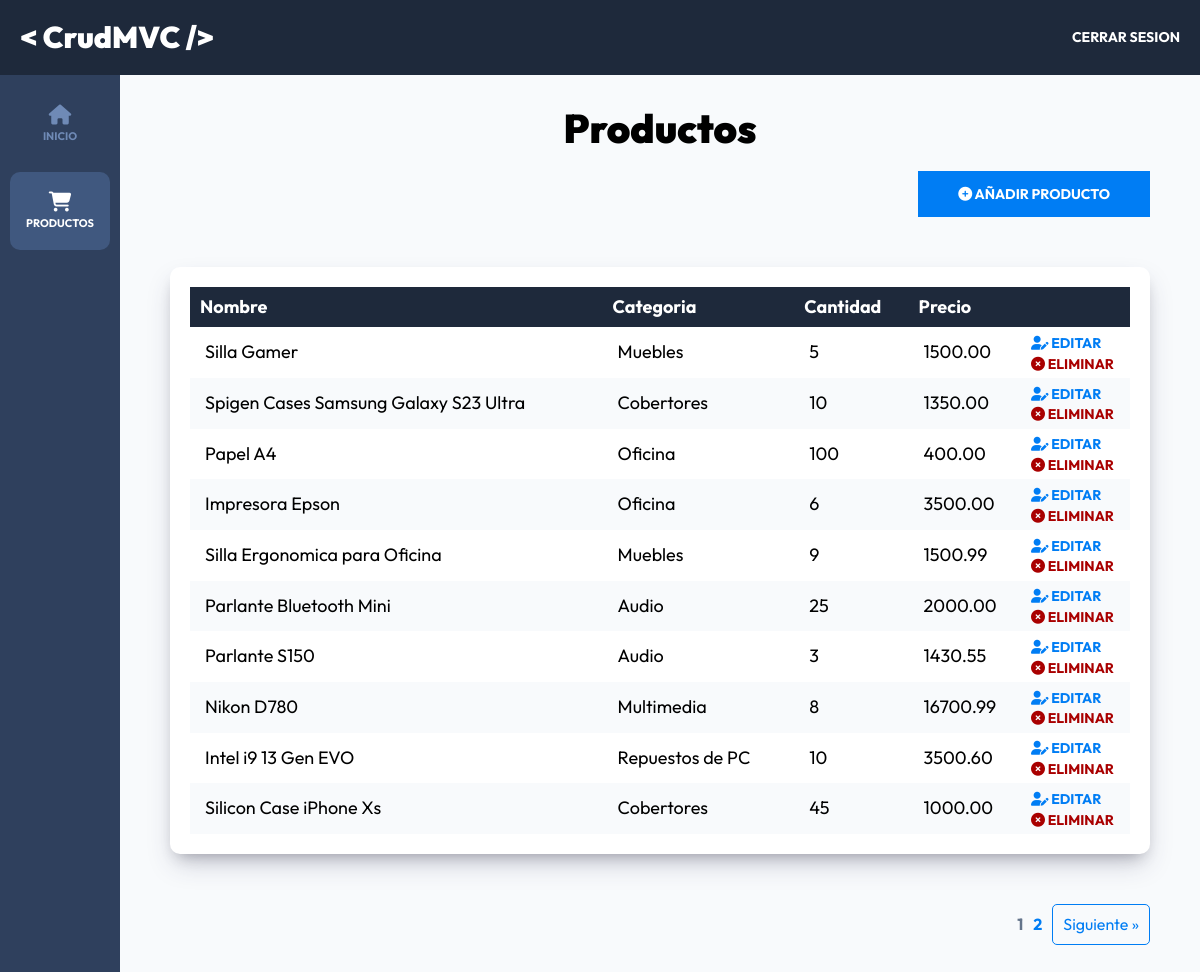
Screenshot of /admin/productos?page=1 (signed in) with the database file from the repository.
### tables this page shows
CREATE TABLE `productos` (
  `id` int(11) NOT NULL,
  `nombre` varchar(45) DEFAULT NULL,
  `categoria_id` int(11) NOT NULL,
  `cantidad` int(11) NOT NULL,
  `precio` decimal(9,2) NOT NULL
);

CREATE TABLE `categorias` (
  `id` int(11) NOT NULL,
  `nombre` varchar(45) DEFAULT NULL
);

### controllers/ProductosController.php (called while the page is built, shortened)
<?php
class ProductosController {
    public static function index(Router $router) {
        $resultado = $_GET['resultado'] ?? null;
        $pagina_actual = $_GET['page'];
        $pagina_actual = filter_var($pagina_actual, FILTER_VALIDATE_INT);
        $registros_por_pagina = 10;
        $total = Producto::total();
        $paginacion = new Paginacion($pagina_actual, $registros_por_pagina, $total);
        $productos = Producto::paginar($registros_por_pagina, $paginacion->offset());
        foreach($productos as $producto) {
            $producto->categoria = Categoria::find($producto->categoria_id);
        }
        $router->render('admin/productos/index', [
            'titulo' => 'Productos',
            'resultado' => $resultado,
            'productos' => $productos,
            'paginacion' => $paginacion->paginacion()
        ]);
    }
}

### public/index.php (called while the page is built, shortened)
<?php
$router = new Router();
$router->get('/', [AuthController::class, 'login']);
$router->post('/', [AuthController::class, 'login']);
$router->post('/logout', [AuthController::class, 'logout']);
$router->get('/registro', [AuthController::class, 'registro']);
$router->post('/registro', [AuthController::class, 'registro']);
$router->get('/olvide', [AuthController::class, 'olvide']);
$router->post('/olvide', [AuthController::class, 'olvide']);
$router->get('/reestablecer', [AuthController::class, 'reestablecer']);
$router->post('/reestablecer', [AuthController::class, 'reestablecer']);
$router->get('/mensaje', [AuthController::class, 'mensaje']);
$router->get('/confirmar-cuenta', [AuthController::class, 'confirmar']);
$router->get('/admin/dashboard', [DashboardController::class, 'index']);
$router->get('/admin/productos', [ProductosController::class, 'index']);
$router->get('/admin/productos/crear', [ProductosController::class, 'crear']);
$router->post('/admin/productos/crear', [ProductosController::class, 'crear']);
$router->get('/admin/productos/actualizar', [ProductosController::class, 'actualizar']);
$router->post('/admin/productos/actualizar', [ProductosController::class, 'actualizar']);
$router->post('/admin/productos/eliminar', [ProductosController::class, 'eliminar']);
$router->comprobarRutas();

### models/ActiveRecord.php (called while the page is built, shortened)
<?php
class ActiveRecord {
    protected static $db;
    protected static $tabla = '';
    public static function setDB($database) {
        self::$db = $database;
    }
    public static function consultarSQL($query) {
        $resultado = self::$db->query($query);
        $array = [];
        while($registro = $resultado->fetch_assoc()) {
            $array[] = static::crearObjeto($registro);
        }
        return $array;
    }
    protected static function crearObjeto($registro) {
        $objeto = new static;
        foreach($registro as $key => $value ) {
            if(property_exists( $objeto, $key  )) {
                $objeto->$key = $value;
            }
        }
        return $objeto;
    }
    public static function find($id) {
        $query = "SELECT * FROM " . static::$tabla  ." WHERE id = ${id}";
        $resultado = self::consultarSQL($query);
        return array_shift( $resultado ) ;
    }
    public static function paginar($por_pagina, $offset) {
        $query = "SELECT * FROM " . static::$tabla . " ORDER BY id DESC LIMIT ${por_pagina} OFFSET ${offset} " ;
        $resultado = self::consultarSQL($query);
        return $resultado;
    }
    public static function total() {
        $query = "SELECT COUNT(*) FROM " . static::$tabla;
        $resultado = self::$db->query($query);
        $total = $resultado->fetch_array();
        return array_shift($total);
    }
}

### includes/funciones.php (called while the page is built, shortened)
<?php
function pagina_actual($path) : bool {
    return str_contains($_SERVER['PATH_INFO'], $path ) ? true : false;
}

### views/admin/productos/index.php (the view, shortened to what this page needs)
<h1 class="text-center"><?php echo $titulo?></h1>
<div class="dashboard__contenedor-boton">
    <a class="dashboard__boton" href="/admin/productos/crear">
        <i class="fa-solid fa-circle-plus"></i>
        Añadir Producto
    </a>
</div>
<div class="dashboard__contenedor">
    <?php if(!empty($productos)) { ?>
        <table class="table">
            <thead class="table__thead">
                <tr>
                    <th scope="col" class="table__th">Nombre</th>
                    <th scope="col" class="table__th">Categoria</th>
                    <th scope="col" class="table__th">Cantidad</th>
                    <th scope="col" class="table__th">Precio</th>
                    <th scope="col" class="table__th"></th>
                </tr>
            </thead>
            <tbody class="table__tbody">
                <?php foreach ($productos as $producto) {?>
                    <tr class="table__tr">
                        <td class="table__td">
                            <?php echo $producto->nombre; ?>
                        </td>
                        <td class="table__td">
                            <?php echo $producto->categoria->nombre; ?>
                        </td>
                        <td class="table__td">
                            <?php echo $producto->cantidad; ?>
                        </td>
                        <td class="table__td">
                            <?php echo $producto->precio; ?>
                        </td>
                        <td>
                            <a class="table__accion table__accion--editar" href="/admin/productos/actualizar?id=<?php echo $producto->id; ?>">
                            <i class="fa-solid fa-user-pen"></i>
                                Editar
                            </a>
                            <form method="POST" action="/admin/productos/eliminar" class="table__formulario">
                                <button class="table__accion table__accion--eliminar" type="submit">
                                    <i class="fa-solid fa-circle-xmark"></i>
                                    Eliminar
                                </button>
                            </form>
                        </td>
                    </tr>
                <?php } ?>
            </tbody>
        </table>
    <?php } else { ?>
        <p class="text-center">Sin Registros</p>
    <?php }  ?>
</div>
<?php
    echo $paginacion;
?>

### classes/Paginacion.php (shortened to what this page needs)
<?php
class Paginacion {
    public $pagina_actual;
    public $registros_por_pagina;
    public $total_registros;
    public function __construct($pagina_actual = 1, $registros_por_pagina = 10, $total_registros = 0)
    {
        $this->pagina_actual = (int) $pagina_actual;
        $this->registros_por_pagina = (int) $registros_por_pagina;
        $this->total_registros = (int) $total_registros;
    }
    public function offset() {
        return $this->registros_por_pagina * ($this->pagina_actual - 1);
    }
    public function total_paginas() {
        $total = ceil($this->total_registros / $this->registros_por_pagina);
        $total == 0 ? $total = 1 : $total = $total;
        return $total;
    }
    public function pagina_siguiente() {
        $siguiente = $this->pagina_actual + 1;
        return ($siguiente <= $this->total_paginas()) ? $siguiente : false;
    }
    public function enlace_anterior() {
        $html = '';
        return $html;
    }
    public function enlace_siguiente() {
        $html = '';
        if($this->pagina_siguiente()) {
            $html .= "<a class=\"paginacion__enlace paginacion__enlace--texto\" href=\"?page={$this->pagina_siguiente()}\">Siguiente &raquo;</a>";
        }
        return $html;
    }
    public function numeros_paginas() {
        $html = '';
        for($i = 1; $i <= $this->total_paginas(); $i++) {
            if($i === $this->pagina_actual ) {
                $html .= "<span class=\"paginacion__enlace paginacion__enlace--actual \">{$i}</span>";
            } else {
                $html .= "<a class=\"paginacion__enlace paginacion__enlace--numero \" href=\"?page={$i}\">{$i}</a>";
            }
        }
        return $html;
    }
    public function paginacion() {
        $html = '';
        if($this->total_registros > 1) {
            $html .= '<div class="paginacion">';
            $html .= $this->enlace_anterior();
            $html .= $this->numeros_paginas();
            $html .= $this->enlace_siguiente();
            $html .= '</div>';
        }
        return $html;
    }
}

### Router.php (shortened to what this page needs)
<?php
class Router
{
    public array $getRoutes = [];
    public array $postRoutes = [];
    public function get($url, $fn)
    {
        $this->getRoutes[$url] = $fn;
    }
    public function post($url, $fn)
    {
        $this->postRoutes[$url] = $fn;
    }
    public function comprobarRutas()
    {
        $url_actual = $_SERVER['PATH_INFO'] ?? '/';
        $method = $_SERVER['REQUEST_METHOD'];
        if ($method === 'GET') {
            $fn = $this->getRoutes[$url_actual] ?? null;
        } else {
            $fn = $this->postRoutes[$url_actual] ?? null;
        }
        if ( $fn ) {
            call_user_func($fn, $this);
        } else {
            echo "Página No Encontrada o Ruta no válida";
        }
    }
    public function render($view, $datos = [])
    {
        include_once __DIR__ . "/views/$view.php";
        $contenido = ob_get_clean();
        $url_actual = $_SERVER['PATH_INFO'] ?? '/';
        if(str_contains($url_actual, '/admin')) {
            include_once __DIR__ . '/views/admin-layout.php';
        } else {
            include_once __DIR__ . '/views/layout.php';
        }
    }
}

### views/admin-layout.php (shortened to what this page needs)
<!DOCTYPE html>
<html lang="en">
<head>
    <link rel="stylesheet" href="https://cdnjs.cloudflare.com/ajax/libs/font-awesome/6.1.2/css/all.min.css" />
    <link rel="stylesheet" href="/build/css/app.css">
</head>
<body class="dashboard">
        <?php
            include_once __DIR__ .'/templates/admin-header.php';
        ?>
        <div class="dashboard__grid">
            <?php
                include_once __DIR__ .'/templates/admin-sidebar.php';
            ?>
            <main class="dashboard__contenido">
                <?php
                    echo $contenido;
                ?>
            </main>
        </div>
</body>
</html>

### views/templates/admin-header.php
<header class="dashboard__header">
    <div class="dashboard__header-grid">
        <a href="/">
            <h2 class="dashboard__logo">
                &#60; CrudMVC />
            </h2>
        </a>
        <nav class="dashboard__nav">
            <form method="POST" action="/logout" class="dashboard__form">
                <input type="submit" value="Cerrar Sesion" class="dashboard__submit--logout">
            </form>
        </nav>
    </div>
</header>

### views/templates/admin-sidebar.php
<aside class="dashboard__sidebar">
    <nav class="dashboard__menu">
        <a href="/admin/dashboard" class="dashboard__enlace <?php echo pagina_actual('/dashboard') ? 'dashboard__enlace--actual' : ''; ?>">
            <i class="fa-solid fa-house dashboard__icono"></i>
            <span class="dashboard__menu-texto">
                Inicio
            </span>
        </a>
        <a href="/admin/productos" class="dashboard__enlace <?php echo pagina_actual('/productos') ? 'dashboard__enlace--actual' : ''; ?>">
            <i class="fa-solid fa-cart-shopping dashboard__icono"></i>
            <span class="dashboard__menu-texto">
                Productos
            </span>
        </a>
    </nav>
</aside>

### public/build/css/app.css (style rules this page uses)
html { line-height: 1.15; -webkit-text-size-adjust: 100%; }
body { margin: 0; }
main { display: block; }
h1 { font-size: 2em; margin: 0.67em 0; }
a { background-color: transparent; }
button, input, optgroup, select, textarea { font-family: inherit; font-size: 100%; line-height: 1.15; margin: 0; }
button, input { overflow: visible; }
button, select { text-transform: none; }
button, [type=button], [type=reset], [type=submit] { -webkit-appearance: button; }
html { font-size: 62.5%; box-sizing: border-box; height: 100%; }
*, *:before, *:after { box-sizing: inherit; }
body { font-family: "Outfit", sans-serif; font-size: 1.8rem; }
a { text-decoration: none; }
h1, h2, h3 { font-family: "Outfit", sans-serif; font-weight: 900; margin: 2rem 0; }
h1 { font-size: 4rem; }
h2 { font-size: 3.6rem; }
.text-center { text-align: center; }
.dashboard { height: 100%; display: flex; flex-direction: column; background-color: #F8FAFC; }
.dashboard__header { background-color: #1E293B; padding: 2rem; }
.dashboard__header-grid { display: flex; flex-direction: column; }
@media (min-width: 768px) { .dashboard__header-grid { flex-direction: row; justify-content: space-between; align-items: center; } }
.dashboard__logo { color: #FFFFFF; text-align: center; margin-bottom: 2rem; white-space: nowrap; font-size: clamp(2rem, -0.8rem + 10vw, 3rem); }
@media (min-width: 1024px) { .dashboard__logo { text-align: left; margin: 0; } }
.dashboard__form { display: flex; justify-content: center; }
.dashboard__submit--logout { all: unset; color: #FFFFFF; font-size: 1.4rem; text-transform: uppercase; font-weight: 700; }
.dashboard__grid { display: flex; flex: 1; overflow-y: auto; }
.dashboard__sidebar { background-color: #2f405d; width: 12rem; }
.dashboard__menu { padding: 1rem; display: flex; flex-direction: column; gap: 1rem; }
.dashboard__enlace { color: #6f8ab6; display: flex; flex-direction: column; align-items: center; padding: 2rem; transition: 300ms background-color ease-in-out, 300ms color ease, 300ms border-radius ease; }
.dashboard__enlace:hover, .dashboard__enlace--actual { background-color: #40587f; color: #FFFFFF; border-radius: 1rem; }
.dashboard__icono { font-size: 2rem; }
.dashboard__menu-texto { font-size: 1.1rem; text-transform: uppercase; font-weight: 700; margin-top: 0.5rem; }
.dashboard__contenido { width: 100%; padding: 1rem 1rem 3rem 1rem; overflow-y: scroll; }
@media (min-width: 768px) { .dashboard__contenido { padding: 1rem 5rem 3rem 5rem; } }
@media (min-width: 768px) { .dashboard__contenedor-boton { display: flex; justify-content: flex-end; margin-bottom: 5rem; } }
.dashboard__boton { background-color: #007df4; padding: 1.5rem 4rem; color: #FFFFFF; font-size: 1.8rem; font-weight: 700; border: none; transition-property: background-color; transition-duration: 0.3s; text-align: center; width: 100%; display: inline-block; text-transform: uppercase; font-size: 1.4rem; }
@media (min-width: 768px) { .dashboard__boton { width: auto; } }
.dashboard__contenedor, .dashboard__formulario { box-shadow: rgba(50, 50, 93, 0.25) 0px 13px 27px -5px, rgba(0, 0, 0, 0.3) 0px 8px 16px -8px; background-color: #FFFFFF; padding: 2rem; border-radius: 1rem; margin-top: 5rem; }
.table { width: 100%; border-collapse: collapse; }
.table__thead { background-color: #1E293B; color: #FFFFFF; }
.table__th { padding: 1rem; text-align: left; }
.table__tr:nth-of-type(even) { background-color: #F8FAFC; }
.table__td, .table__td--acciones { padding: 1.5rem; }
.table__accion { all: unset; text-transform: uppercase; font-size: 1.4rem; font-weight: 700; }
.table__accion--editar { color: #007df4; }
.table__accion--eliminar { color: rgb(169, 0, 0); }
.paginacion { margin-top: 5rem; margin-bottom: 3rem; display: flex; gap: 1rem; flex-wrap: wrap; justify-content: center; align-items: center; }
@media (min-width: 768px) { .paginacion { justify-content: flex-end; } }
.paginacion__enlace { color: #007df4; font-size: 1.6rem; }
.paginacion__enlace--texto { padding: 1rem; border-radius: 0.5rem; border: 1px solid #007df4; }
.paginacion__enlace--numero { font-weight: 700; display: none; }
@media (min-width: 768px) { .paginacion__enlace--numero { display: inline; } }
.paginacion__enlace--actual { color: #64748B; font-weight: 700; display: none; }
@media (min-width: 768px) { .paginacion__enlace--actual { display: inline; } }

### rows the page displays
productos: nombre "Silla Gamer", categoria.nombre "Muebles", cantidad "5", precio "1500.00"
productos: nombre "Spigen Cases Samsung Galaxy S23 Ultra", categoria.nombre "Cobertores", cantidad "10", precio "1350.00"
productos: nombre "Papel A4", categoria.nombre "Oficina", cantidad "100", precio "400.00"
productos: nombre "Impresora Epson", categoria.nombre "Oficina", cantidad "6", precio "3500.00"
productos: nombre "Silla Ergonomica para Oficina", categoria.nombre "Muebles", cantidad "9", precio "1500.99"
productos: nombre "Parlante Bluetooth Mini", categoria.nombre "Audio", cantidad "25", precio "2000.00"
productos: nombre "Parlante S150", categoria.nombre "Audio", cantidad "3", precio "1430.55"
productos: nombre "Nikon D780", categoria.nombre "Multimedia", cantidad "8", precio "16700.99"
productos: nombre "Intel i9 13 Gen EVO", categoria.nombre "Repuestos de PC", cantidad "10", precio "3500.60"
productos: nombre "Silicon Case iPhone Xs", categoria.nombre "Cobertores", cantidad "45", precio "1000.00"

### other values shown
$titulo "Productos"
